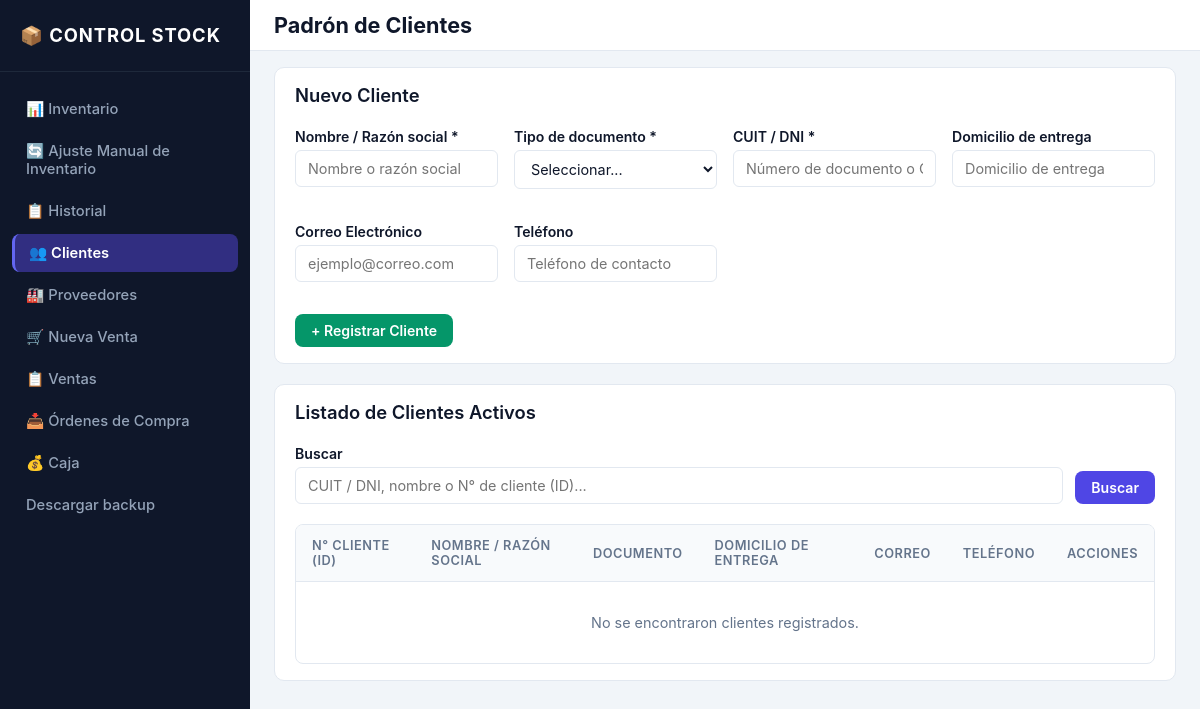
Page /clientes/ on the earlier database version.
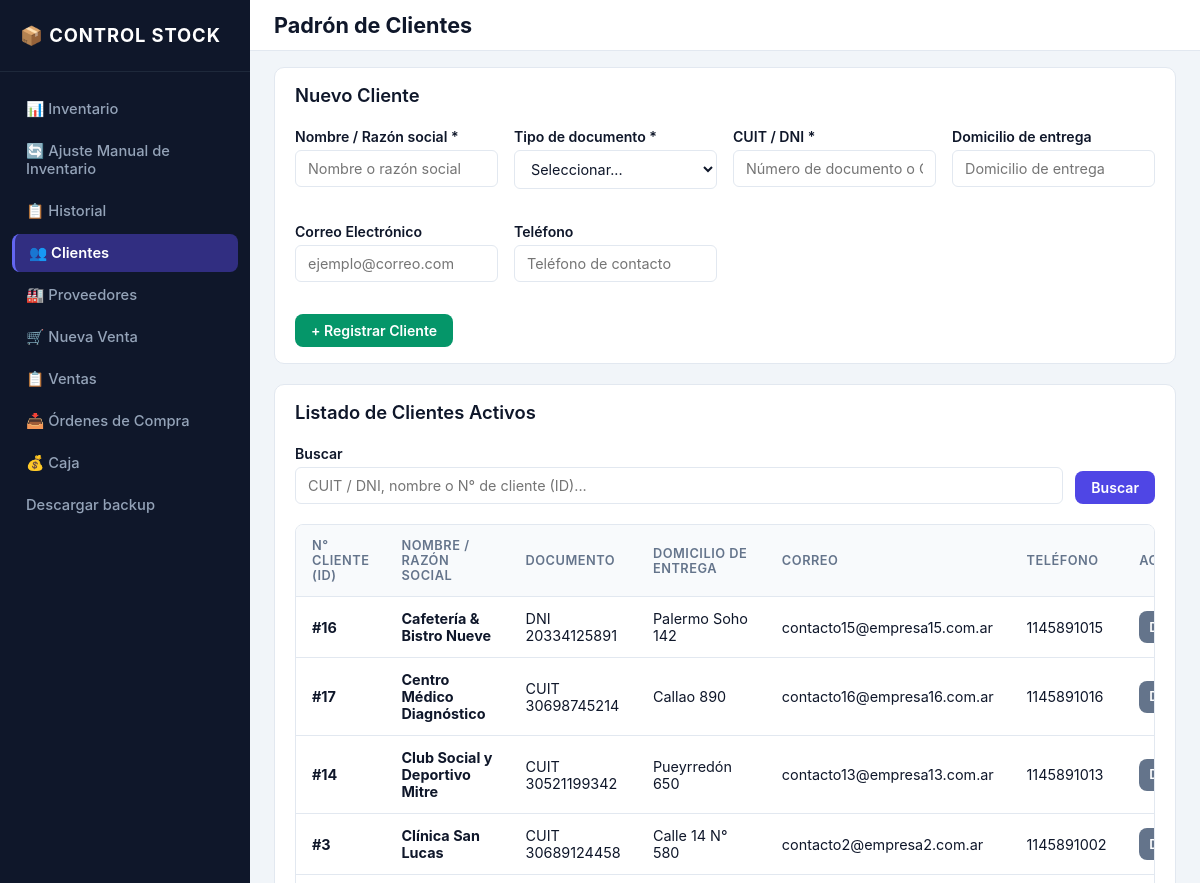
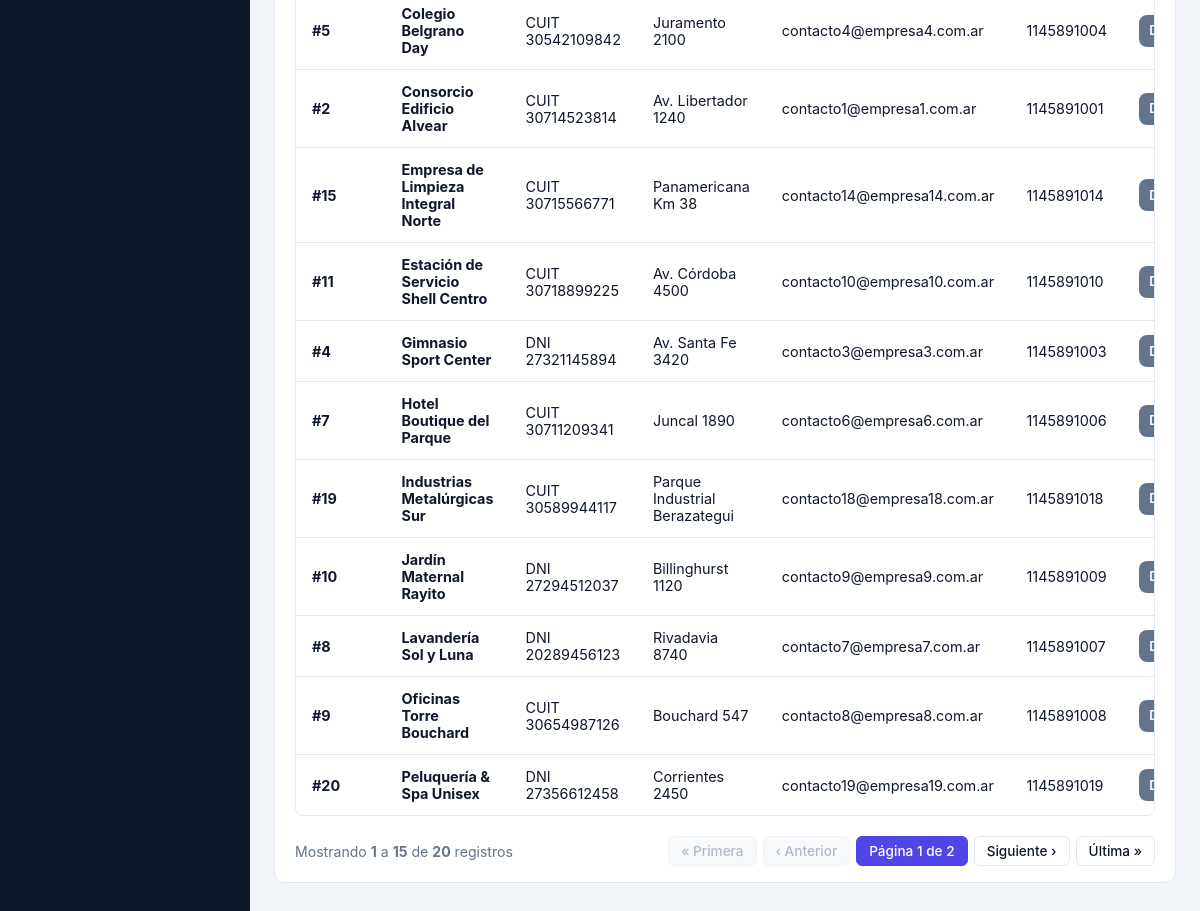
Same page on the later database version (2 pictures, top to bottom).
### inventario/models.py (models this page shows, shortened)
class Cliente(models.Model):
    TIPO_DOC_CHOICES = [
        ("DNI", "DNI"),
        ("CUIT", "CUIT"),
    ]
    nombre = models.CharField(max_length=150, verbose_name="Nombre / Razón social")
    tipo_documento = models.CharField(
        max_length=10,
        choices=TIPO_DOC_CHOICES,
        null=True,
        blank=True,
        verbose_name="Tipo de documento",
    )
    numero_documento = models.CharField(
        max_length=20,
        unique=True,
        null=True,
        blank=True,
        verbose_name="Número de documento",
    )
    domicilio = models.CharField(
        max_length=255,
        blank=True,
        default="",
        verbose_name="Domicilio de entrega",
    )
    correo = models.EmailField(blank=True, verbose_name="Correo electrónico")
    telefono = models.CharField(max_length=50, blank=True, verbose_name="Teléfono")
    activo = models.BooleanField(default=True, verbose_name="Activo")
    fecha_creacion = models.DateTimeField(auto_now_add=True, verbose_name="Fecha de creación")
    class Meta:
        verbose_name = "Cliente"
        verbose_name_plural = "Clientes"
        ordering = ["nombre"]

### inventario/views.py (the view, shortened to what this page needs)
# urls.py: path("clientes/", views.cliente_list_crear, name="cliente_list"),
def cliente_list_crear(request):
    if request.method == "POST":
        form = ClienteForm(request.POST)
        if form.is_valid():
            cliente = form.save()
            messages.success(request, f"Cliente '{cliente.nombre}' registrado con éxito.")
            return redirect("cliente_list")
    else:
        form = ClienteForm()
    clientes = Cliente.objects.filter(activo=True)
    query = request.GET.get("q", "").strip()
    paginator = Paginator(clientes, 15)
    page_number = request.GET.get("page")
    page_obj = paginator.get_page(page_number)
    return render(
        request,
        "inventario/cliente_list.html",
        {
            "clientes": page_obj,
            "page_obj": page_obj,
            "form": form,
            "query": query,
        },
    )

### inventario/templatetags/inventario_tags.py (called while the page is built)
@register.simple_tag(takes_context=True)
def param_replace(context, **kwargs):
    request = context.get("request")
    if not request:
        return ""
    params = request.GET.copy()
    for key, value in kwargs.items():
        if value is not None and value != "":
            params[key] = value
        else:
            params.pop(key, None)
    return params.urlencode()

### templates/inventario/cliente_list.html (shortened to what this page needs)
{% extends 'base.html' %}
{% block topbar_title %}Padrón de Clientes{% endblock %}
{% block content %}
<div class="card mb-20">
    <div class="card-header-flex">
        <h2 class="card-title">Nuevo Cliente</h2>
    </div>
    <form method="post">
        <div class="form-grid-row">
            <div class="form-group">
                <label class="form-label">Nombre / Razón social *</label>
                {{ form.nombre }}
            </div>
            <div class="form-group">
                <label class="form-label">Tipo de documento *</label>
                {{ form.tipo_documento }}
            </div>
            <div class="form-group">
                <label class="form-label">CUIT / DNI *</label>
                {{ form.numero_documento }}
            </div>
            <div class="form-group">
                <label class="form-label">Domicilio de entrega</label>
                {{ form.domicilio }}
            </div>
            <div class="form-group">
                <label class="form-label">Correo Electrónico</label>
                {{ form.correo }}
            </div>
            <div class="form-group">
                <label class="form-label">Teléfono</label>
                {{ form.telefono }}
            </div>
        </div>
        <button type="submit" class="btn btn-success">+ Registrar Cliente</button>
    </form>
</div>
<div class="card">
    <div class="card-header-flex">
        <h2 class="card-title">Listado de Clientes Activos</h2>
    </div>
    <form method="get" class="filter-form">
        <div class="filter-input-main">
            <label class="form-label">Buscar</label>
            <input type="text" name="q" value="{{ query }}" placeholder="CUIT / DNI, nombre o N° de cliente (ID)..." class="form-control">
        </div>
        <div>
            <button type="submit" class="btn btn-primary">Buscar</button>
        </div>
    </form>
    <div class="table-responsive">
        <table>
            <thead>
                <tr>
                    <th>N° Cliente (ID)</th>
                    <th>Nombre / Razón social</th>
                    <th>Documento</th>
                    <th>Domicilio de entrega</th>
                    <th>Correo</th>
                    <th>Teléfono</th>
                    <th>Acciones</th>
                </tr>
            </thead>
            <tbody>
                {% for c in clientes %}
                <tr class="row-normal">
                    <td><strong>#{{ c.id }}</strong></td>
                    <td><strong>{{ c.nombre }}</strong></td>
                    <td>{% if c.tipo_documento and c.numero_documento %}{{ c.tipo_documento }} {{ c.numero_documento }}{% else %}-{% endif %}</td>
                    <td>{{ c.domicilio|default:"-" }}</td>
                    <td>{{ c.correo|default:"-" }}</td>
                    <td>{{ c.telefono|default:"-" }}</td>
                    <td class="text-nowrap">
                        <a href="{% url 'cliente_desactivar' c.id %}" class="btn btn-secondary btn-sm" title="Dar de baja cliente">Desactivar</a>
                    </td>
                </tr>
                {% empty %}
                <tr>
                    <td colspan="7" class="empty-row">No se encontraron clientes registrados.</td>
                </tr>
                {% endfor %}
            </tbody>
        </table>
    </div>
    {% include 'inventario/includes/pagination.html' %}
</div>
{% endblock %}

### templates/base.html (shortened to what this page needs)
{% load static %}
<!DOCTYPE html>
<html lang="es">
<head>
    <link rel="stylesheet" href="{% static 'css/style.css' %}?v=5">
</head>
<body>
    <div class="app-layout">
        <aside class="sidebar">
            <div class="sidebar-brand">
                📦 CONTROL STOCK
            </div>
            <nav class="sidebar-nav">
                <a href="{% url 'producto_list' %}" class="sidebar-link {% if request.resolver_match.url_name == 'producto_list' %}active{% endif %}">
                    📊 Inventario
                </a>
                <a href="{% url 'movimiento_crear' %}" class="sidebar-link {% if request.resolver_match.url_name == 'movimiento_crear' %}active{% endif %}">
                    🔄 Ajuste Manual de Inventario
                </a>
                <a href="{% url 'movimiento_historial' %}" class="sidebar-link {% if request.resolver_match.url_name == 'movimiento_historial' %}active{% endif %}">
                    📋 Historial
                </a>
                <a href="{% url 'cliente_list' %}" class="sidebar-link {% if request.resolver_match.url_name == 'cliente_list' %}active{% endif %}">
                    👥 Clientes
                </a>
                <a href="{% url 'proveedor_list' %}" class="sidebar-link {% if request.resolver_match.url_name == 'proveedor_list' or request.resolver_match.url_name == 'proveedor_desactivar' %}active{% endif %}">
                    🏭 Proveedores
                </a>
                <a href="{% url 'pedido_crear' %}" class="sidebar-link {% if request.resolver_match.url_name == 'pedido_crear' %}active{% endif %}">
                    🛒 Nueva Venta
                </a>
                <a href="{% url 'pedido_list' %}" class="sidebar-link ">
                    📋 Ventas
                </a>
                <a href="{% url 'orden_compra_list' %}" class="sidebar-link {% if 'orden_compra' in request.resolver_match.url_name %}active{% endif %}">
                    📥 Órdenes de Compra
                </a>
                <a href="{% url 'caja_dashboard' %}" class="sidebar-link {% if request.resolver_match.url_name == 'caja_dashboard' or request.resolver_match.url_name == 'caja_egreso_crear' %}active{% endif %}">
                    💰 Caja
                </a>
                <a href="{% url 'descargar_backup' %}" class="sidebar-link">
                    Descargar backup
                </a>
            </nav>
        </aside>
        <div class="main-wrapper">
            <header class="main-topbar">
                <h1>{% block topbar_title %}Panel de Inventario{% endblock %}</h1>
            </header>
            <main class="main-content">
                {% block content %}{% endblock %}
            </main>
        </div>
    </div>
</body>
</html>

### templates/inventario/includes/pagination.html (shortened to what this page needs)
{% load inventario_tags %}
{% if page_obj and page_obj.paginator.count > 0 %}
<div class="pagination-container">
    <div class="pagination-info">
        Mostrando <strong>{{ page_obj.start_index }}</strong> a <strong>{{ page_obj.end_index }}</strong> de <strong>{{ page_obj.paginator.count }}</strong> registros
    </div>
    {% if page_obj.paginator.num_pages > 1 %}
    <nav class="pagination-nav" aria-label="Navegación de páginas">
        <ul class="pagination">
            {% if page_obj.has_previous %}
                <li class="page-item">
                    <a class="page-link" href="?{% param_replace page=1 %}" title="Primera página">&laquo; Primera</a>
                </li>
                <li class="page-item">
                    <a class="page-link" href="?{% param_replace page=page_obj.previous_page_number %}" title="Página anterior">&lsaquo; Anterior</a>
                </li>
            {% else %}
                <li class="page-item disabled">
                    <span class="page-link">&laquo; Primera</span>
                </li>
                <li class="page-item disabled">
                    <span class="page-link">&lsaquo; Anterior</span>
                </li>
            {% endif %}
            <li class="page-item active" aria-current="page">
                <span class="page-link">Página {{ page_obj.number }} de {{ page_obj.paginator.num_pages }}</span>
            </li>
            {% if page_obj.has_next %}
                <li class="page-item">
                    <a class="page-link" href="?{% param_replace page=page_obj.next_page_number %}" title="Página siguiente">Siguiente &rsaquo;</a>
                </li>
                <li class="page-item">
                    <a class="page-link" href="?{% param_replace page=page_obj.paginator.num_pages %}" title="Última página">Última &raquo;</a>
                </li>
            {% endif %}
        </ul>
    </nav>
    {% endif %}
</div>
{% endif %}

Differences in the rows shown:
added Cliente: id "16", nombre "Cafetería & Bistro Nueve", tipo_documento "DNI", numero_documento "20334125891", domicilio "Palermo Soho 142", correo "contacto15@empresa15.com.ar", telefono "1145891015"
added Cliente: id "17", nombre "Centro Médico Diagnóstico", tipo_documento "CUIT", numero_documento "30698745214", domicilio "Callao 890", correo "contacto16@empresa16.com.ar", telefono "1145891016"
added Cliente: id "14", nombre "Club Social y Deportivo Mitre", tipo_documento "CUIT", numero_documento "30521199342", domicilio "Pueyrredón 650", correo "contacto13@empresa13.com.ar", telefono "1145891013"
added Cliente: id "3", nombre "Clínica San Lucas", tipo_documento "CUIT", numero_documento "30689124458", domicilio "Calle 14 N° 580", correo "contacto2@empresa2.com.ar", telefono "1145891002"
added Cliente: id "5", nombre "Colegio Belgrano Day", tipo_documento "CUIT", numero_documento "30542109842", domicilio "Juramento 2100", correo "contacto4@empresa4.com.ar", telefono "1145891004"
added Cliente: id "2", nombre "Consorcio Edificio Alvear", tipo_documento "CUIT", numero_documento "30714523814", domicilio "Av. Libertador 1240", correo "contacto1@empresa1.com.ar", telefono "1145891001"
added Cliente: id "15", nombre "Empresa de Limpieza Integral Norte", tipo_documento "CUIT", numero_documento "30715566771", domicilio "Panamericana Km 38", correo "contacto14@empresa14.com.ar", telefono "1145891014"
added Cliente: id "11", nombre "Estación de Servicio Shell Centro", tipo_documento "CUIT", numero_documento "30718899225", domicilio "Av. Córdoba 4500", correo "contacto10@empresa10.com.ar", telefono "1145891010"
added Cliente: id "4", nombre "Gimnasio Sport Center", tipo_documento "DNI", numero_documento "27321145894", domicilio "Av. Santa Fe 3420", correo "contacto3@empresa3.com.ar", telefono "1145891003"
added Cliente: id "7", nombre "Hotel Boutique del Parque", tipo_documento "CUIT", numero_documento "30711209341", domicilio "Juncal 1890", correo "contacto6@empresa6.com.ar", telefono "1145891006"
added Cliente: id "19", nombre "Industrias Metalúrgicas Sur", tipo_documento "CUIT", numero_documento "30589944117", domicilio "Parque Industrial Berazategui", correo "contacto18@empresa18.com.ar", telefono "1145891018"
added Cliente: id "10", nombre "Jardín Maternal Rayito", tipo_documento "DNI", numero_documento "27294512037", domicilio "Billinghurst 1120", correo "contacto9@empresa9.com.ar", telefono "1145891009"
added Cliente: id "8", nombre "Lavandería Sol y Luna", tipo_documento "DNI", numero_documento "20289456123", domicilio "Rivadavia 8740", correo "contacto7@empresa7.com.ar", telefono "1145891007"
added Cliente: id "9", nombre "Oficinas Torre Bouchard", tipo_documento "CUIT", numero_documento "30654987126", domicilio "Bouchard 547", correo "contacto8@empresa8.com.ar", telefono "1145891008"
added Cliente: id "20", nombre "Peluquería & Spa Unisex", tipo_documento "DNI", numero_documento "27356612458", domicilio "Corrientes 2450", correo "contacto19@empresa19.com.ar", telefono "1145891019"
Other differences:
{{ page_obj.start_index }}: (not shown) → "1"
{{ page_obj.end_index }}: (not shown) → "15"
{{ page_obj.paginator.count }}: (not shown) → "20"
{{ page_obj.number }}: (not shown) → "1"
{{ page_obj.paginator.num_pages }}: (not shown) → "2"
text no longer shown: "No se encontraron clientes registrados."
text now shown: "Mostrando a de registros « Primera ‹ Anterior Página de Siguiente › Última »"
